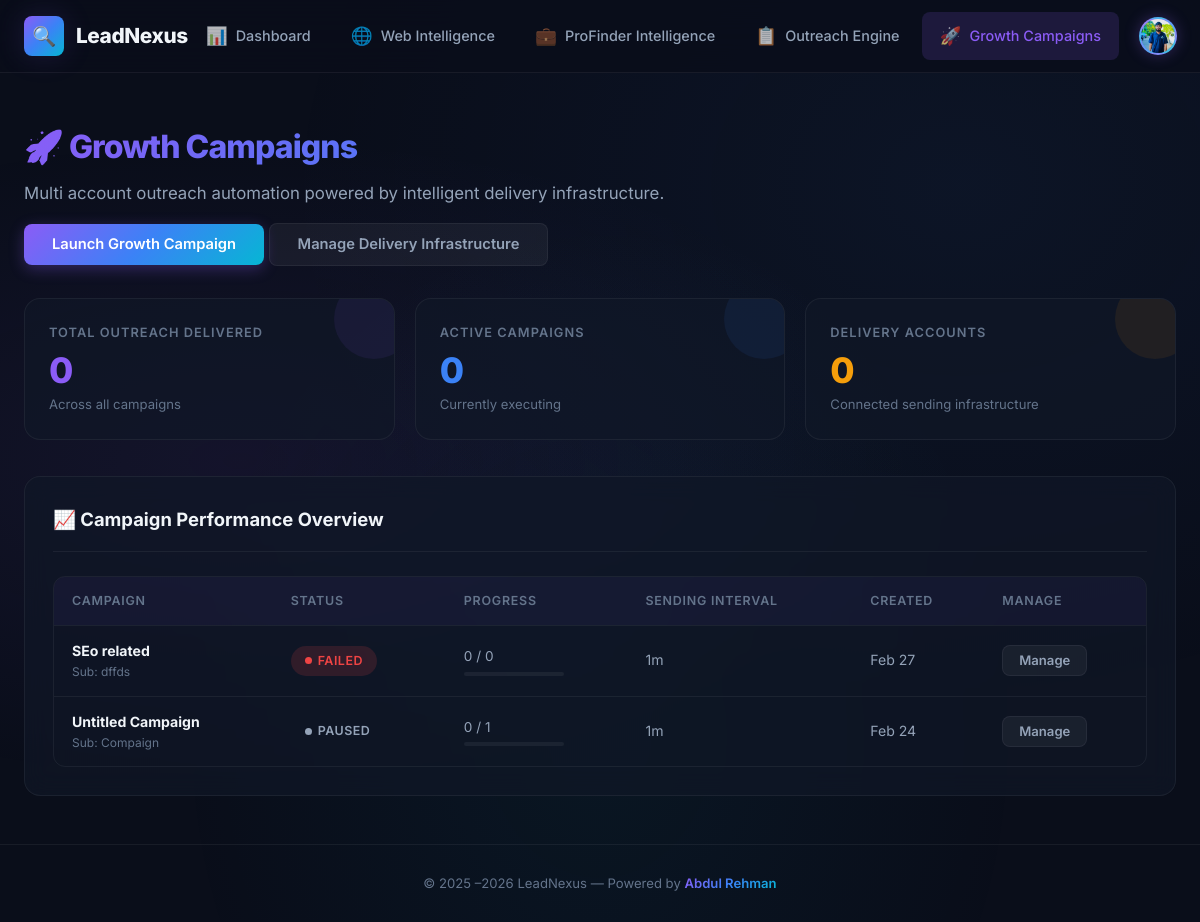
The page /mail/ (signed in) on the database as committed earlier.
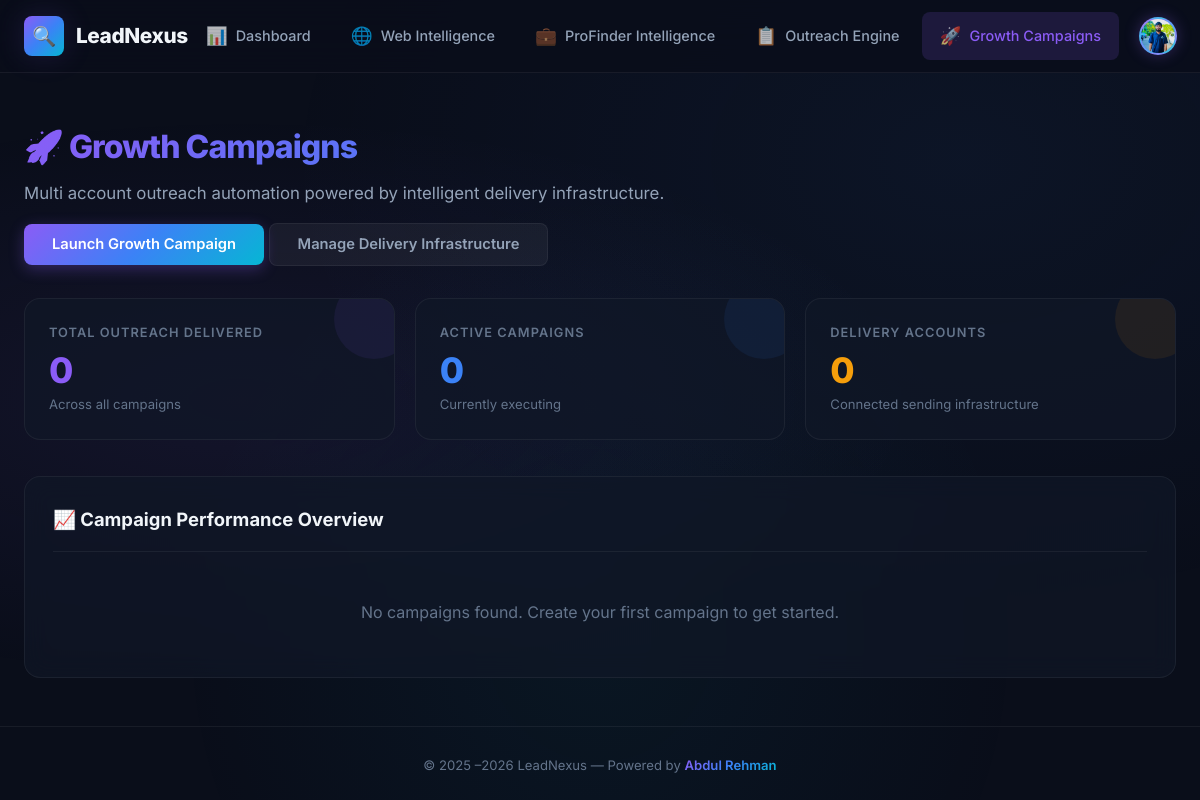
The same page on the database as committed later.
### core/models.py (models this page shows, shortened)
class UserProfile(models.Model):
    user = models.OneToOneField(User, on_delete=models.CASCADE, related_name='profile')
    avatar = models.ImageField(upload_to='avatars/', null=True, blank=True)
    bio = models.TextField(max_length=500, blank=True)

### mail/models.py (models this page shows, shortened)
class EmailCampaign(models.Model):
    STATUS_CHOICES = [
        ('pending', 'Pending'),
        ('running', 'Running'),
        ('paused', 'Paused'),
        ('completed', 'Completed'),
        ('failed', 'Failed'),
    ]
    name = models.CharField(max_length=255, default="Untitled Campaign", help_text="A friendly name for your campaign")
    subject = models.CharField(max_length=255)
    body = models.TextField(help_text="Use {{ name }} for placeholders")
    gap_minutes = models.IntegerField(default=1, help_text="Wait time between each email")
    status = models.CharField(max_length=20, choices=STATUS_CHOICES, default='pending')
    created_at = models.DateTimeField(auto_now_add=True)
    updated_at = models.DateTimeField(auto_now=True)
    total_recipients = models.IntegerField(default=0)
    sent_count = models.IntegerField(default=0)
    failed_count = models.IntegerField(default=0)
    @property
    def progress_percentage(self):
        if self.total_recipients == 0:
            return 0
        return int(((self.sent_count + self.failed_count) / self.total_recipients) * 100)

### mail/template_views.py (the view)
# urls.py: path('mail/', template_views.mail_dashboard, name='mail-dashboard'),
@login_required
def mail_dashboard(request):
    campaigns = EmailCampaign.objects.all().order_by('-created_at')
    smtp_accounts = SMTPCredential.objects.all()
    total_emails_sent = sum(c.sent_count for c in campaigns)
    active_campaigns = campaigns.filter(status='running').count()
    return render(request, 'mail/dashboard.html', {
        'active_page': 'campaigns',
        'campaigns': campaigns,
        'smtp_accounts': smtp_accounts,
        'total_emails_sent': total_emails_sent,
        'active_campaigns': active_campaigns,
    })

### templates/mail/dashboard.html (shortened to what this page needs)
{% extends "base.html" %}
{% block content %}
<div class="page-header">
    <h1 class="page-title">🚀 Growth Campaigns</h1>
    <p class="page-subtitle">Multi account outreach automation powered by intelligent delivery infrastructure.</p>
    <div style="margin-top: 16px;">
        <a href="{% url 'mail-campaign-create' %}" class="btn btn-primary">Launch Growth Campaign</a>
        <a href="{% url 'mail-smtp-settings' %}" class="btn btn-secondary">Manage Delivery Infrastructure</a>
    </div>
</div>
<div class="stats-grid">
    <div class="stat-card purple">
        <div class="stat-label">Total Outreach Delivered</div>
        <div class="stat-value">{{ total_emails_sent }}</div>
        <div class="stat-sub">Across all campaigns</div>
    </div>
    <div class="stat-card blue">
        <div class="stat-label">Active Campaigns</div>
        <div class="stat-value">{{ active_campaigns }}</div>
        <div class="stat-sub">Currently executing</div>
    </div>
    <div class="stat-card amber">
        <div class="stat-label">Delivery Accounts</div>
        <div class="stat-value">{{ smtp_accounts.count }}</div>
        <div class="stat-sub">Connected sending infrastructure</div>
    </div>
</div>
<div class="card">
    <div class="card-header">
        <h2 class="card-title">📈 Campaign Performance Overview</h2>
    </div>
    {% if campaigns %}
    <div class="table-wrapper">
        <table class="data-table">
            <thead>
                <tr>
                    <th>Campaign</th>
                    <th>Status</th>
                    <th>Progress</th>
                    <th>Sending Interval</th>
                    <th>Created</th>
                    <th>Manage</th>
                </tr>
            </thead>
            <tbody>
                {% for campaign in campaigns %}
                <tr>
                    <td>
                        <a href="{% url 'mail-campaign-detail' campaign.id %}" style="text-decoration: none; color: inherit;">
                            <div class="cell-name" style="font-weight: 700; color: var(--text-primary);">{{ campaign.name }}</div>
                            <div style="font-size: 0.75rem; color: var(--text-muted);">Sub: {{ campaign.subject|truncatechars:30 }}</div>
                        </a>
                    </td>
                    <td><span class="badge badge-{{ campaign.status }}"><span class="badge-dot"></span> {{ campaign.status|upper }}</span></td>
                    <td>
                        <div style="font-size: 0.85rem;">{{ campaign.sent_count }} / {{ campaign.total_recipients }}</div>
                        <div style="width: 100px; height: 4px; background: var(--border); border-radius: 2px; margin-top: 4px;">
                        </div>
                    </td>
                    <td>{{ campaign.gap_minutes }}m</td>
                    <td>{{ campaign.created_at|date:"M d" }}</td>
                    <td>
                        <a href="{% url 'mail-campaign-detail' campaign.id %}" class="btn btn-secondary btn-sm">Manage</a>
                    </td>
                </tr>
                {% endfor %}
            </tbody>
        </table>
    </div>
    {% else %}
    <p style="padding: 24px; text-align: center; color: var(--text-muted);">No campaigns found. Create your first campaign to get started.</p>
    {% endif %}
</div>
{% endblock %}

### templates/base.html (shortened to what this page needs)
{% load static %}
<!DOCTYPE html>
<html lang="en">
<head>
    <link rel="stylesheet" href="{% static 'css/style.css' %}">
</head>
<body>
    <div class="app-wrapper">
        <nav class="navbar">
            <div class="container navbar-inner">
                <a href="/" class="navbar-brand">
                    <div class="brand-icon">🔍</div>
                    LeadNexus
                </a>
                <ul class="navbar-nav">
                    <li>
                        <a href="/" class="nav-link {% if active_page == 'dashboard' %}active{% endif %}">
                            <span class="nav-icon">📊</span> Dashboard
                        </a>
                    </li>
                    <li>
                        <a href="/website-scraper/" class="nav-link {% if active_page == 'website-scraper' %}active{% endif %}">
                            <span class="nav-icon">🌐</span> Web Intelligence
                        </a>
                    </li>
                    <li>
                        <a href="/linkedin-scraper/" class="nav-link {% if active_page == 'linkedin-scraper' %}active{% endif %}">
                            <span class="nav-icon">💼</span> ProFinder Intelligence
                        </a>
                    </li>
                    <li>
                        <a href="/jobs/" class="nav-link {% if active_page == 'jobs' %}active{% endif %}">
                            <span class="nav-icon">📋</span> Outreach Engine
                        </a>
                    </li>
                    <li>
                        <a href="{% url 'mail-dashboard' %}" class="nav-link {% if active_page == 'campaigns' %}active{% endif %}">
                            <span class="nav-icon">🚀</span> Growth Campaigns
                        </a>
                    </li>
                </ul>
                {% if user.is_authenticated %}
                <div class="user-menu">
                    <div class="profile-circle" style="padding:0; overflow:hidden;">
                        {% if user.profile.avatar %}
                            <img src="{{ user.profile.avatar.url }}" style="width:100%; height:100%; object-fit:cover;">
                        {% else %}
                            {{ user.username|slice:":1" }}
                        {% endif %}
                    </div>
                </div>
                {% endif %}
            </div>
        </nav>
        <main class="container content-section">
            {% block content %}{% endblock %}
        </main>
        <footer class="footer">
            <div class="container">
                <p>
                    &copy; 2025 –{% now "Y" %} LeadNexus &mdash; Powered by
                    <span class="powered-by">Abdul Rehman</span>
                </p>
            </div>
        </footer>
    </div>
</body>
</html>

Rows that differ between the two databases and show on the page:
removed EmailCampaign: name "SEo related", subject "dffds", status "FAILED", sent_count "0", total_recipients "0", gap_minutes "1", created_at "Feb 27"
removed EmailCampaign: name "Untitled Campaign", subject "Compaign", status "PAUSED", sent_count "0", total_recipients "1", gap_minutes "1", created_at "Feb 24"
Other text that changed with them:
text no longer shown: "CAMPAIGN STATUS PROGRESS SENDING INTERVAL CREATED MANAGE"
text now shown: "No campaigns found. Create your first campaign to get started."
